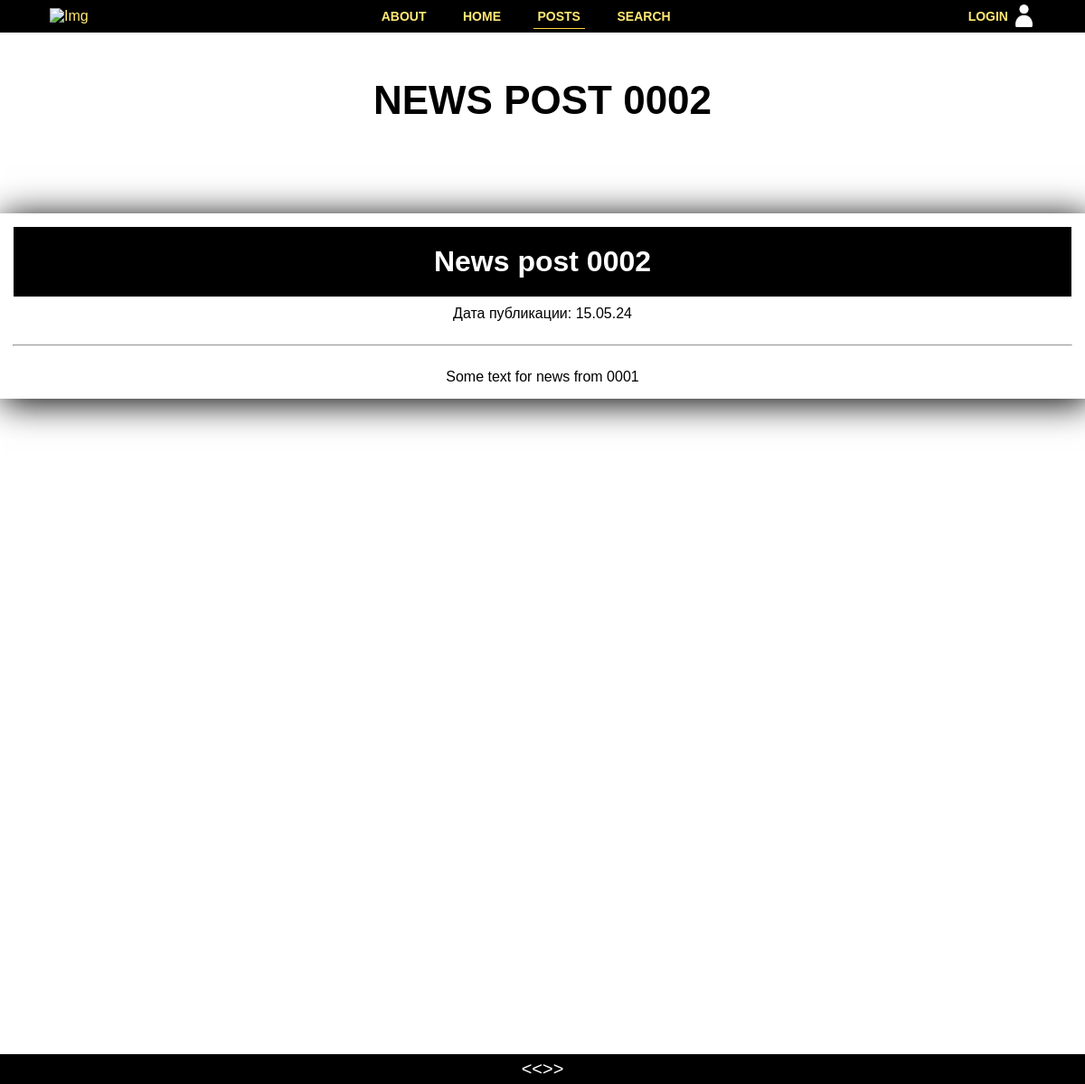
The app's page /posts/134 with its own data.
### news/models.py (models this page shows, shortened)
class Post(models.Model):
    class PostType(models.TextChoices):
        news = 'NE', _('Новость')
        article = 'AR', _('Статья')
    author = models.ForeignKey(Author, on_delete=models.CASCADE)
    choise = models.CharField(
        max_length=2,
        choices=PostType,
        default=PostType.news
    )
    creation_date = models.DateTimeField(auto_now_add=True)
    post_header = models.CharField(max_length=64)
    post_text = models.TextField(default='Some text', max_length=512)
    rating = models.IntegerField(default=0)
    category = models.ManyToManyField(Category, through='PostCategory')

### news/views.py (the view)
# urls.py: path('<int:pk>', PostDetail.as_view(), name='post_detail'),
class PostDetail(DetailView):
    model = Post
    template_name = 'post.html'
    context_object_name = 'post'
    queryset = Post.objects.all()
    def get_object(self, *args, **kwargs):  # переопределяем метод получения
        obj = cache.get(f'post-{self.kwargs["pk"]}', None)  # кэш очень похож
        if not obj:
            obj = super().get_object(queryset=self.queryset)
            cache.set(f'post-{self.kwargs["pk"]}', obj)
        return obj

### news/templatetags/custom_filters.py (called while the page is built)
@register.filter()
def censor(value: str):
    try:
        if type(value) is str:
            for word in BAD_WORDS:
                if word in value:
                    value = value.replace(word, f"{word[0]}"+"*"*(len(word)-1))
                if word.capitalize() in value:
                    value = value.replace(word.capitalize(), f"{word.capitalize()[0]}"+"*"*(len(word)-1))
        else:
            raise ValueError
    except ValueError:
        print('error while filtering')
    finally:
        return value

### templates/post.html (shortened to what this page needs)
{% extends 'flatpages/default.html' %}
{% load custom_filters %}
{% block title %}
    {{post.post_header}}
{% endblock title %}
{% block content %}
    <div class="post-container">
        <div class="post">
            <h1>{{ post.post_header }}</h1>
            <p>Дата публикации: {{ post.creation_date|date:"d.m.y" }}</p>
            <hr style="width: 100%; margin-top: 25px; margin-bottom: 25px;">
            <p>{{ post.post_text|censor }}</p>
        </div>
    </div>
{% endblock content %}

### static/css/styles.css (style rules this page uses)
* { padding: 0; margin: 0; font-family: Arial, Helvetica, sans-serif; }
.post { flex-direction: column; justify-content: center; display: flex; width: 100%; box-shadow: 4px 4px 37px 1px; padding: 15px; text-align: center; align-items: center; }
.post h1 { padding: 20px 0px 20px 0px; margin-bottom: 10px; color: white; width: 100%; background-color: black; }
.post-container { display: flex; padding-top: 50px; width: 100% !important; height: auto; justify-content: center; align-items: center; }

### records on screen
Post: post_header "NEWS POST 0002", post_header "News post 0002", creation_date "15.05.24", post_text|censor "Some text for news from 0001"
